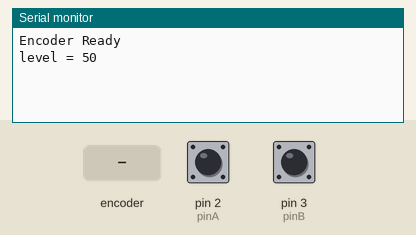
Bench run of a sketch on a simulated Arduino Uno, built with avr-gcc and run on an emulated ATmega328P. On the bench: the last lines printed to the serial monitor. Inputs (shaded band) come from the test bench; at power-on: pin 2 (pinA) HIGH, pin 3 (pinB) HIGH.

Above: at 1.2 s.
1.3 s: rotary encoder on pin 2 (pinA) / pin 3 (pinB) turned 1 step (first pin leading)
At 2.6 s:
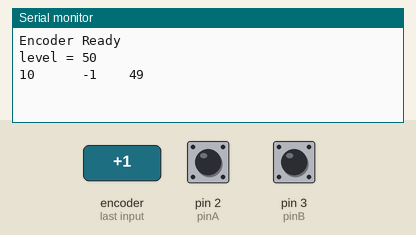
3.0 s: rotary encoder on pin 2 (pinA) / pin 3 (pinB) turned 1 step (first pin leading)
At 4.1 s:
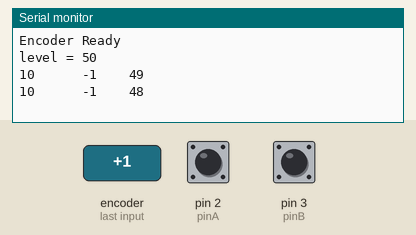

The sketch:

RotaryEncoderDemo.ino
```cpp
/*Rotary Encoder Demo
Budd Churchward WB7FHC
11-20-13

From demo at https://www.youtube.com/watch?v=FGxLXqzPe3Q
This is Budd's code "re-interpreted" to remove Youtube/G+
typographical glitches
*/

const byte pinA = 2; // encoder pin A to Arduino pin 2 which is also interrupt pin 0 which we will use
const byte pinB = 3; // encoder pin B to Arduino pin 3 which is also interrupt pin 1 but we won't use it

byte state = 0; // will store two bits for pins A & B on the encoder which we will get from the pins above

int level = 0; // a value bumped up or down by the encoder

//For demo purposes we will create an array of these binary digits
String bits[] = {"00","01","10","11"};

/* A truth table of possible moves
   1 for clockwise
  -1 for counter clockwise
   0 for error - keybounce */

int bump[] = {0,0,-1,1};


void setup(){
 pinMode(pinA,INPUT); // reads Pin A of the encoder
 pinMode(pinB,INPUT); // reads Pin B of the encoder

// Writing to an Input pin turns on an internal pull up resistor

 digitalWrite(pinA,HIGH);
 digitalWrite(pinB,HIGH);

 // Set up to call our knob function any time pinA rises

 attachInterrupt(0,knobTurned,RISING); // calls our 'knobTurned()' function when pinA goes from LOW to HIGH

 level = 50; // a value to start with

// Set up for using the on-screen monitor
 Serial.begin(115200); // make sure your monitor baud rate matches this

 Serial.println("Encoder Ready");
 Serial.print("level = ");
 Serial.println(level); // to remind us where we're starting
}

void loop(){
 // main programming will go here later for now we'll just do nothing until we get an interrupt
}

void knobTurned(){
 // AH HA! the knob was turned
 state = 0; // reset this value each time
 state = state + digitalRead(pinA); // add the state of Pin A
 state <<= 1; // shift the bit over one spot
 state = state + digitalRead(pinB); // add the state of Pin B

 /* now we have a two bit binary
number that holds the state of both pins
   00 - something is wrong we must have got here with a key bounce
   01 - sames as above - first bit should never be 0
   10 - knob was turned backwards
   11 - knob was turned forwards

We can pull a value out of our truth table and add it to the current level */

level = level + bump[state];  // Let's see what happened

Serial.print(bits[state] + "      " ); //show us the two bits
Serial.print(bump[state],DEC); // show us the direction of the turn
Serial.print("    ");
Serial.println(level);         // show us the new value
}
```

Measured:
- after the input at 1.3 s, the serial monitor: prints a new line after 0.05 s (image 1)
- after the input at 3.0 s, the serial monitor: prints a new line after 0.05 s (image 2)
